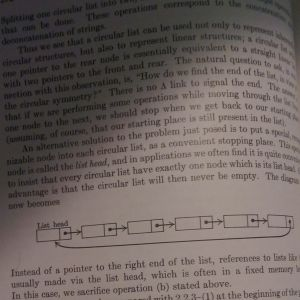
//> input picture Edge Detection/test.jpg, 300 x 300 px
$ ./edgeDetection test.jpg   (built with g++ and OpenCV 4)
//> lines starting //> are read from the running program, lines starting //| are printed output that depends on the picture; after the words box and inside, x2 and y2 are one past the last pixel; in counts of white or black regions, pixels touching at a corner belong together
//> further down, src is the input picture: 300 rows x 300 cols, CV_8UC3; mean B, G, R 94.5, 97.8, 107.5
#include "opencv2/imgproc/imgproc.hpp"
// #include "opencv2/imgcodecs.hpp"
#include "opencv2/highgui/highgui.hpp"
#include <stdlib.h>
#include <stdio.h>

using namespace cv;

/// Global variables

Mat src, src_gray, src_copy;
Mat dst, detected_edges;

int edgeThresh = 1;
int lowThreshold;
int const max_lowThreshold = 100;
int ratio = 3;
int kernel_size = 3;
const char* window_name = "Edge Map";

void convert(int i, int j){
  float sum = 0;

  for(int a = i ; a < i+15 ; a++){
    for(int b = j ; b < j+15 ; b++){
      sum += src_gray.at<uchar>(a, b);
    }
  }

  //MEAN
  int mean = sum/225;

  for(int a = i ; a < i+15 ; a++){
    for(int b = j ; b < j+15 ; b++){
      if(src_gray.at<uchar>(a, b) < mean) src_gray.at<uchar>(a, b) = 0;
      else src_gray.at<uchar>(a, b) = 255;
    }
  }
}

void binaryConvert(){
  int a = 0;
  for(int i = 0 ; i < src_gray.rows ; i+=15){
    for(int j = 0 ; j < src_gray.cols ; j+=15){
      convert(i, j);
      a++;
    }
    printf("\n%d", a);
  }
//> after the loop, a = 400

  printf("%d", a);
//| 400
}

static void CannyThreshold(int, void*){
    int intensity[256], maxVal, minVal, sum;

    /// Reduce noise with a kernel 3x3
    blur( src_gray, detected_edges, Size(3,3) );
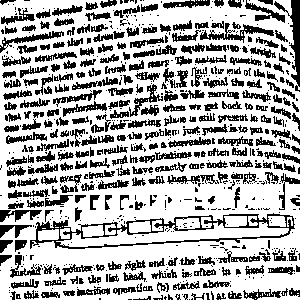
//> src_gray: 300 rows x 300 cols, CV_8UC1; 68.6% white; 713 black regions (410 under 20 px), largest, box (x1, y1, x2, y2) and area: (30, 213, 295, 249) 1962, (274, 0, 300, 92) 665, (200, 23, 274, 43) 463
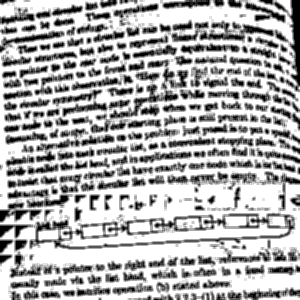
//> detected_edges: 300 rows x 300 cols, CV_8UC1; min 0, max 255, mean 175

    /// Canny detector
    Canny( detected_edges, detected_edges, lowThreshold, lowThreshold*ratio, kernel_size );
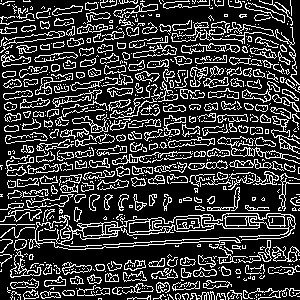
//> detected_edges: 300 rows x 300 cols, CV_8UC1; 22.4% white in thin lines or dots

    /// Using Canny's output as a mask, we display our result
    dst = Scalar::all(0);

    src.copyTo( dst, detected_edges);
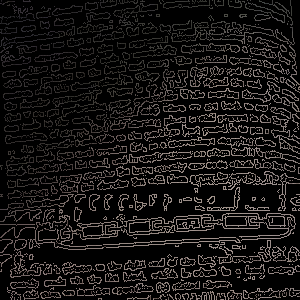
//> dst: 300 rows x 300 cols, CV_8UC3; mean B, G, R 20.7, 21.5, 23.6
    imshow( window_name, dst );
    imwrite( "canny.jpg", dst );
}

int main( int, char** argv ){
  /// Load an image
  src = imread( argv[1] );
  src_copy = imread( argv[1] , 0);
  if( src.empty() )
    { return -1; }

  /// Create a matrix of the same type and size as src (for dst)
  dst.create( src.size(), src.type() );

  /// Convert the image to grayscale
  cvtColor( src, src_gray, COLOR_BGR2GRAY );

  /// convert to binary
  binaryConvert();
  imwrite("binary.jpg", src_copy);
  imshow("Binary Image", src_copy);
  cvMoveWindow("Binary Image", 80, 80);

  /// Create a window
   namedWindow( window_name, WINDOW_AUTOSIZE );
   cvMoveWindow("Edge Map", 500, 50);

  /// Create a Trackbar for user to enter threshold
   createTrackbar( "Min Threshold:", window_name, &lowThreshold, max_lowThreshold, CannyThreshold );

  /// Show the image
   CannyThreshold(0, 0);

  /// Wait until user exit program by pressing a key
  waitKey(0);

  return 0;
}
